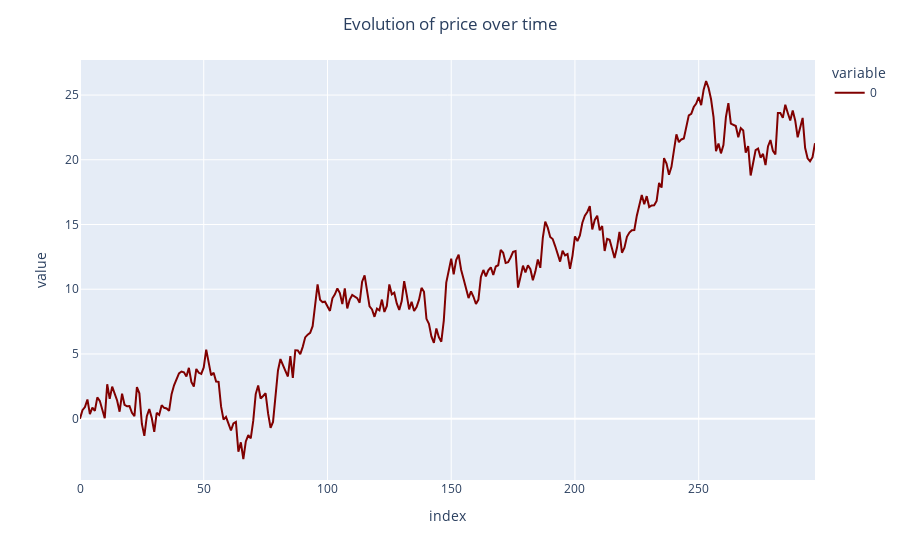

Notebook code cell kept with this figure:
### Code cell
fig = px.line(W_t)
fig.update_traces(line_color = "maroon")
fig.update_layout(title_text = "Evolution of price over time", title_x = 0.5)
fig.show()

### Figure 1 — Plotly figure (JSON) as saved in the notebook; plotly's stock layout.template omitted (floating-point values rounded to 4 significant figures; data arrays with more than 128 entries replaced by an {"elided": "..."} marker saying what was removed)
{"data": [{"hovertemplate": "variable=0<br>index=%{x}<br>value=%{y}<extra></extra>", "legendgroup": "0", "line": {"color": "maroon", "dash": "solid"}, "marker": {"symbol": "circle"}, "mode": "lines", "name": "0", "orientation": "v", "showlegend": true, "type": "scatter", "x": {"elided": "298 int values"}, "xaxis": "x", "y": {"elided": "298 float values"}, "yaxis": "y"}], "layout": {"legend": {"title": {"text": "variable"}, "tracegroupgap": 0}, "margin": {"t": 60}, "title": {"text": "Evolution of price over time", "x": 0.5}, "xaxis": {"anchor": "y", "domain": [0, 1], "title": {"text": "index"}}, "yaxis": {"anchor": "x", "domain": [0, 1], "title": {"text": "value"}}}}
